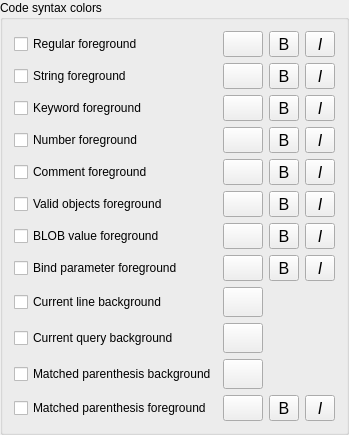
            <widget class="QGroupBox" name="commonCodeColorsGroup">
             <property name="sizePolicy">
              <sizepolicy hsizetype="Preferred" vsizetype="Expanding">
               <horstretch>0</horstretch>
               <verstretch>0</verstretch>
              </sizepolicy>
             </property>
             <property name="title">
              <string>Code syntax colors</string>
             </property>
             <layout class="QGridLayout" name="gridLayout_3" rowminimumheight="0,0,0,0,0,0,0,0,0,0,0,0,0,0,0,0,0,0,0,0,0,0" columnminimumwidth="0,0,30,30">
              <item row="0" column="0">
               <widget class="QCheckBox" name="regularFgCheck">
                <property name="text">
                 <string>Regular foreground</string>
                </property>
                <property name="cfg" stdset="0">
                 <string notr="true">Colors.SyntaxForegroundCustom</string>
                </property>
               </widget>
              </item>
              <item row="0" column="1">
               <widget class="ColorButton" name="regularFgBtn">
                <property name="sizePolicy">
                 <sizepolicy hsizetype="Minimum" vsizetype="Preferred">
                  <horstretch>0</horstretch>
                  <verstretch>0</verstretch>
                 </sizepolicy>
                </property>
                <property name="maximumSize">
                 <size>
                  <width>50</width>
                  <height>16777215</height>
                 </size>
                </property>
                <property name="text">
                 <string notr="true"/>
                </property>
                <property name="cfg" stdset="0">
                 <string notr="true">Colors.SyntaxForeground</string>
                </property>
               </widget>
              </item>
              <item row="0" column="2">
               <widget class="BoolToolButton" name="regularBoldBtn">
                <property name="sizePolicy">
                 <sizepolicy hsizetype="Preferred" vsizetype="Preferred">
                  <horstretch>0</horstretch>
                  <verstretch>0</verstretch>
                 </sizepolicy>
                </property>
                <property name="font">
                 <font>
                  <pointsize>12</pointsize>
                 </font>
                </property>
                <property name="text">
                 <string>B</string>
                </property>
                <property name="checkable">
                 <bool>true</bool>
                </property>
                <property name="cfg" stdset="0">
                 <string notr="true">Colors.SyntaxForegroundBold</string>
                </property>
               </widget>
              </item>
              <item row="0" column="3">
               <widget class="BoolToolButton" name="regularItalicBtn">
                <property name="sizePolicy">
                 <sizepolicy hsizetype="Preferred" vsizetype="Preferred">
                  <horstretch>0</horstretch>
                  <verstretch>0</verstretch>
                 </sizepolicy>
                </property>
                <property name="font">
                 <font>
                  <pointsize>12</pointsize>
                  <italic>true</italic>
                 </font>
                </property>
                <property name="text">
                 <string>I</string>
                </property>
                <property name="checkable">
                 <bool>true</bool>
                </property>
                <property name="cfg" stdset="0">
                 <string notr="true">Colors.SyntaxForegroundItalic</string>
                </property>
               </widget>
              </item>
              <item row="1" column="0">
               <widget class="QCheckBox" name="stringFgCheck">
                <property name="text">
                 <string>String foreground</string>
                </property>
                <property name="cfg" stdset="0">
                 <string notr="true">Colors.SyntaxStringFgCustom</string>
                </property>
               </widget>
              </item>
              <item row="1" column="1">
               <widget class="ColorButton" name="stringFgBtn">
                <property name="sizePolicy">
                 <sizepolicy hsizetype="Minimum" vsizetype="Preferred">
                  <horstretch>0</horstretch>
                  <verstretch>0</verstretch>
                 </sizepolicy>
                </property>
                <property name="maximumSize">
                 <size>
                  <width>50</width>
                  <height>16777215</height>
                 </size>
                </property>
                <property name="text">
                 <string notr="true"/>
                </property>
                <property name="cfg" stdset="0">
                 <string notr="true">Colors.SyntaxStringFg</string>
                </property>
               </widget>
              </item>
              <item row="1" column="2">
               <widget class="BoolToolButton" name="stringFgBoldBtn">
                <property name="sizePolicy">
                 <sizepolicy hsizetype="Preferred" vsizetype="Preferred">
                  <horstretch>0</horstretch>
                  <verstretch>0</verstretch>
                 </sizepolicy>
                </property>
                <property name="font">
                 <font>
                  <pointsize>12</pointsize>
                 </font>
                </property>
                <property name="text">
                 <string>B</string>
                </property>
                <property name="checkable">
                 <bool>true</bool>
                </property>
                <property name="cfg" stdset="0">
                 <string notr="true">Colors.SyntaxStringFgBold</string>
                </property>
               </widget>
              </item>
              <item row="1" column="3">
               <widget class="BoolToolButton" name="stringFgItalicBtn">
                <property name="sizePolicy">
                 <sizepolicy hsizetype="Preferred" vsizetype="Preferred">
                  <horstretch>0</horstretch>
                  <verstretch>0</verstretch>
                 </sizepolicy>
                </property>
                <property name="font">
                 <font>
                  <pointsize>12</pointsize>
                  <italic>true</italic>
                 </font>
                </property>
                <property name="text">
                 <string>I</string>
                </property>
                <property name="checkable">
                 <bool>true</bool>
                </property>
                <property name="cfg" stdset="0">
                 <string notr="true">Colors.SyntaxStringFgItalic</string>
                </property>
               </widget>
              </item>
              <item row="3" column="0">
               <widget class="QCheckBox" name="keywordFgCheck">
                <property name="text">
                 <string>Keyword foreground</string>
                </property>
                <property name="cfg" stdset="0">
                 <string notr="true">Colors.SyntaxKeywordFgCustom</string>
                </property>
               </widget>
              </item>
              <item row="3" column="1">
               <widget class="ColorButton" name="keywordFgBtn">
                <property name="sizePolicy">
                 <sizepolicy hsizetype="Minimum" vsizetype="Preferred">
                  <horstretch>0</horstretch>
                  <verstretch>0</verstretch>
                 </sizepolicy>
                </property>
                <property name="maximumSize">
                 <size>
                  <width>50</width>
                  <height>16777215</height>
                 </size>
                </property>
                <property name="text">
                 <string notr="true"/>
                </property>
                <property name="cfg" stdset="0">
                 <string notr="true">Colors.SyntaxKeywordFg</string>
                </property>
               </widget>
              </item>
              <item row="3" column="2">
               <widget class="BoolToolButton" name="keywordFgBoldBtn">
                <property name="sizePolicy">
                 <sizepolicy hsizetype="Preferred" vsizetype="Preferred">
                  <horstretch>0</horstretch>
                  <verstretch>0</verstretch>
                 </sizepolicy>
                </property>
                <property name="font">
                 <font>
                  <pointsize>12</pointsize>
                 </font>
                </property>
                <property name="text">
                 <string>B</string>
                </property>
                <property name="checkable">
                 <bool>true</bool>
                </property>
                <property name="cfg" stdset="0">
                 <string notr="true">Colors.SyntaxKeywordFgBold</string>
                </property>
               </widget>
              </item>
              <item row="3" column="3">
               <widget class="BoolToolButton" name="keywordFgItalicBtn">
                <property name="sizePolicy">
                 <sizepolicy hsizetype="Preferred" vsizetype="Preferred">
                  <horstretch>0</horstretch>
                  <verstretch>0</verstretch>
                 </sizepolicy>
                </property>
                <property name="font">
                 <font>
                  <pointsize>12</pointsize>
                  <italic>true</italic>
                 </font>
                </property>
                <property name="text">
                 <string>I</string>
                </property>
                <property name="checkable">
                 <bool>true</bool>
                </property>
                <property name="cfg" stdset="0">
                 <string notr="true">Colors.SyntaxKeywordFgItalic</string>
                </property>
               </widget>
              </item>
              <item row="5" column="0">
               <widget class="QCheckBox" name="numberFgCheck">
                <property name="text">
                 <string>Number foreground</string>
                </property>
                <property name="cfg" stdset="0">
                 <string notr="true">Colors.SyntaxNumberFgCustom</string>
                </property>
               </widget>
              </item>
              <item row="5" column="1">
               <widget class="ColorButton" name="numberFgBtn">
                <property name="sizePolicy">
                 <sizepolicy hsizetype="Minimum" vsizetype="Preferred">
                  <horstretch>0</horstretch>
                  <verstretch>0</verstretch>
                 </sizepolicy>
                </property>
                <property name="maximumSize">
                 <size>
                  <width>50</width>
                  <height>16777215</height>
                 </size>
                </property>
                <property name="text">
                 <string notr="true"/>
                </property>
                <property name="cfg" stdset="0">
                 <string notr="true">Colors.SyntaxNumberFg</string>
                </property>
               </widget>
              </item>
              <item row="5" column="2">
               <widget class="BoolToolButton" name="numberFgBoldBtn">
                <property name="sizePolicy">
                 <sizepolicy hsizetype="Preferred" vsizetype="Preferred">
                  <horstretch>0</horstretch>
                  <verstretch>0</verstretch>
                 </sizepolicy>
                </property>
                <property name="font">
                 <font>
                  <pointsize>12</pointsize>
                 </font>
                </property>
                <property name="text">
                 <string>B</string>
                </property>
                <property name="checkable">
                 <bool>true</bool>
                </property>
                <property name="cfg" stdset="0">
                 <string notr="true">Colors.SyntaxNumberFgBold</string>
                </property>
               </widget>
              </item>
              <item row="5" column="3">
               <widget class="BoolToolButton" name="numberFgItalicBtn">
                <property name="sizePolicy">
                 <sizepolicy hsizetype="Preferred" vsizetype="Preferred">
                  <horstretch>0</horstretch>
                  <verstretch>0</verstretch>
                 </sizepolicy>
                </property>
                <property name="font">
                 <font>
                  <pointsize>12</pointsize>
                  <italic>true</italic>
                 </font>
                </property>
                <property name="text">
                 <string>I</string>
                </property>
                <property name="checkable">
                 <bool>true</bool>
                </property>
                <property name="cfg" stdset="0">
                 <string notr="true">Colors.SyntaxNumberFgItalic</string>
                </property>
               </widget>
              </item>
              <item row="7" column="0">
               <widget class="QCheckBox" name="commentFgCheck">
                <property name="text">
                 <string>Comment foreground</string>
                </property>
                <property name="cfg" stdset="0">
                 <string notr="true">Colors.SyntaxCommentFgCustom</string>
                </property>
               </widget>
              </item>
              <item row="7" column="1">
               <widget class="ColorButton" name="commentFgBtn">
                <property name="sizePolicy">
                 <sizepolicy hsizetype="Minimum" vsizetype="Preferred">
                  <horstretch>0</horstretch>
                  <verstretch>0</verstretch>
                 </sizepolicy>
                </property>
                <property name="maximumSize">
                 <size>
                  <width>50</width>
                  <height>16777215</height>
                 </size>
                </property>
                <property name="text">
                 <string notr="true"/>
                </property>
                <property name="cfg" stdset="0">
                 <string notr="true">Colors.SyntaxCommentFg</string>
                </property>
               </widget>
              </item>
              <item row="7" column="2">
               <widget class="BoolToolButton" name="commentFgBoldBtn">
                <property name="sizePolicy">
                 <sizepolicy hsizetype="Preferred" vsizetype="Preferred">
                  <horstretch>0</horstretch>
                  <verstretch>0</verstretch>
                 </sizepolicy>
                </property>
                <property name="font">
                 <font>
                  <pointsize>12</pointsize>
                 </font>
                </property>
                <property name="text">
                 <string>B</string>
                </property>
                <property name="checkable">
                 <bool>true</bool>
                </property>
                <property name="cfg" stdset="0">
                 <string notr="true">Colors.SyntaxCommentFgBold</string>
                </property>
               </widget>
              </item>
              <item row="7" column="3">
               <widget class="BoolToolButton" name="commentFgItalicBtn">
                <property name="sizePolicy">
                 <sizepolicy hsizetype="Preferred" vsizetype="Preferred">
                  <horstretch>0</horstretch>
                  <verstretch>0</verstretch>
                 </sizepolicy>
                </property>
                <property name="font">
                 <font>
                  <pointsize>12</pointsize>
                  <italic>true</italic>
                 </font>
                </property>
                <property name="text">
                 <string>I</string>
                </property>
                <property name="checkable">
                 <bool>true</bool>
                </property>
                <property name="cfg" stdset="0">
                 <string notr="true">Colors.SyntaxCommentFgItalic</string>
                </property>
               </widget>
              </item>
              <item row="9" column="0">
               <widget class="QCheckBox" name="validObjectsFkCheck">
                <property name="text">
                 <string>Valid objects foreground</string>
                </property>
                <property name="cfg" stdset="0">
                 <string notr="true">Colors.SyntaxValidObjectCustom</string>
                </property>
               </widget>
              </item>
              <item row="9" column="1">
               <widget class="ColorButton" name="validObjectsFgBtn">
                <property name="sizePolicy">
                 <sizepolicy hsizetype="Minimum" vsizetype="Preferred">
                  <horstretch>0</horstretch>
                  <verstretch>0</verstretch>
                 </sizepolicy>
                </property>
                <property name="maximumSize">
                 <size>
                  <width>50</width>
                  <height>16777215</height>
                 </size>
                </property>
                <property name="text">
                 <string notr="true"/>
                </property>
                <property name="cfg" stdset="0">
                 <string notr="true">Colors.SyntaxValidObject</string>
                </property>
               </widget>
              </item>
              <item row="9" column="2">
               <widget class="BoolToolButton" name="validObjectsFgBoldBtn">
                <property name="sizePolicy">
                 <sizepolicy hsizetype="Preferred" vsizetype="Preferred">
                  <horstretch>0</horstretch>
                  <verstretch>0</verstretch>
                 </sizepolicy>
                </property>
                <property name="font">
                 <font>
                  <pointsize>12</pointsize>
                 </font>
                </property>
                <property name="text">
                 <string>B</string>
                </property>
                <property name="checkable">
                 <bool>true</bool>
                </property>
                <property name="cfg" stdset="0">
                 <string notr="true">Colors.SyntaxValidObjectBold</string>
                </property>
               </widget>
              </item>
              <item row="9" column="3">
               <widget class="BoolToolButton" name="validObjectsFgItalicBtn">
                <property name="sizePolicy">
                 <sizepolicy hsizetype="Preferred" vsizetype="Preferred">
                  <horstretch>0</horstretch>
                  <verstretch>0</verstretch>
                 </sizepolicy>
                </property>
                <property name="font">
                 <font>
                  <pointsize>12</pointsize>
                  <italic>true</italic>
                 </font>
                </property>
                <property name="text">
                 <string>I</string>
                </property>
                <property name="checkable">
                 <bool>true</bool>
                </property>
                <property name="cfg" stdset="0">
                 <string notr="true">Colors.SyntaxValidObjectItalic</string>
                </property>
               </widget>
              </item>
              <item row="11" column="0">
               <widget class="QCheckBox" name="blobFgCheck">
                <property name="text">
                 <string>BLOB value foreground</string>
                </property>
                <property name="cfg" stdset="0">
                 <string notr="true">Colors.SyntaxBlobFgCustom</string>
                </property>
               </widget>
              </item>
              <item row="11" column="1">
               <widget class="ColorButton" name="blobFgBtn">
                <property name="sizePolicy">
                 <sizepolicy hsizetype="Minimum" vsizetype="Preferred">
                  <horstretch>0</horstretch>
                  <verstretch>0</verstretch>
                 </sizepolicy>
                </property>
                <property name="maximumSize">
                 <size>
                  <width>50</width>
                  <height>16777215</height>
                 </size>
                </property>
                <property name="text">
                 <string notr="true"/>
                </property>
                <property name="cfg" stdset="0">
                 <string notr="true">Colors.SyntaxBlobFg</string>
                </property>
               </widget>
              </item>
              <item row="11" column="2">
               <widget class="BoolToolButton" name="blobFgBoldBtn">
                <property name="sizePolicy">
                 <sizepolicy hsizetype="Preferred" vsizetype="Preferred">
                  <horstretch>0</horstretch>
                  <verstretch>0</verstretch>
                 </sizepolicy>
                </property>
                <property name="font">
                 <font>
                  <pointsize>12</pointsize>
                 </font>
                </property>
                <property name="text">
                 <string>B</string>
                </property>
                <property name="checkable">
                 <bool>true</bool>
                </property>
                <property name="cfg" stdset="0">
                 <string notr="true">Colors.SyntaxBlobFgBold</string>
                </property>
               </widget>
              </item>
              <item row="11" column="3">
               <widget class="BoolToolButton" name="blobFgItalicBtn">
                <property name="sizePolicy">
                 <sizepolicy hsizetype="Preferred" vsizetype="Preferred">
                  <horstretch>0</horstretch>
                  <verstretch>0</verstretch>
                 </sizepolicy>
                </property>
                <property name="font">
                 <font>
                  <pointsize>12</pointsize>
                  <italic>true</italic>
                 </font>
                </property>
                <property name="text">
                 <string>I</string>
                </property>
                <property name="checkable">
                 <bool>true</bool>
                </property>
                <property name="cfg" stdset="0">
                 <string notr="true">Colors.SyntaxBlobFgItalic</string>
                </property>
               </widget>
              </item>
              <item row="13" column="0">
               <widget class="QCheckBox" name="bindParamFgCheck">
                <property name="text">
                 <string>Bind parameter foreground</string>
                </property>
                <property name="cfg" stdset="0">
                 <string notr="true">Colors.SyntaxBindParamFgCustom</string>
                </property>
               </widget>
              </item>
              <item row="13" column="1">
               <widget class="ColorButton" name="bindParamFgBtn">
                <property name="sizePolicy">
                 <sizepolicy hsizetype="Minimum" vsizetype="Preferred">
                  <horstretch>0</horstretch>
                  <verstretch>0</verstretch>
                 </sizepolicy>
                </property>
                <property name="maximumSize">
                 <size>
                  <width>50</width>
                  <height>16777215</height>
                 </size>
                </property>
                <property name="text">
                 <string notr="true"/>
                </property>
                <property name="cfg" stdset="0">
                 <string notr="true">Colors.SyntaxBindParamFg</string>
                </property>
               </widget>
              </item>
              <item row="13" column="2">
               <widget class="BoolToolButton" name="bindParamFgBoldBtn">
                <property name="sizePolicy">
                 <sizepolicy hsizetype="Preferred" vsizetype="Preferred">
                  <horstretch>0</horstretch>
                  <verstretch>0</verstretch>
                 </sizepolicy>
                </property>
                <property name="font">
                 <font>
                  <pointsize>12</pointsize>
                 </font>
                </property>
                <property name="text">
                 <string>B</string>
                </property>
                <property name="checkable">
                 <bool>true</bool>
                </property>
                <property name="cfg" stdset="0">
                 <string notr="true">Colors.SyntaxBindParamFgBold</string>
                </property>
               </widget>
              </item>
              <item row="13" column="3">
               <widget class="BoolToolButton" name="bindParamFgItalicBtn">
                <property name="sizePolicy">
                 <sizepolicy hsizetype="Preferred" vsizetype="Preferred">
                  <horstretch>0</horstretch>
                  <verstretch>0</verstretch>
                 </sizepolicy>
                </property>
                <property name="font">
                 <font>
                  <pointsize>12</pointsize>
                  <italic>true</italic>
                 </font>
                </property>
                <property name="text">
                 <string>I</string>
                </property>
                <property name="checkable">
                 <bool>true</bool>
                </property>
                <property name="cfg" stdset="0">
                 <string notr="true">Colors.SyntaxBindParamFgItalic</string>
                </property>
               </widget>
              </item>
              <item row="15" column="0">
               <widget class="QCheckBox" name="currLineBgCheck">
                <property name="text">
                 <string>Current line background</string>
                </property>
                <property name="cfg" stdset="0">
                 <string notr="true">Colors.SyntaxCurrentLineBgCustom</string>
                </property>
               </widget>
              </item>
              <item row="15" column="1">
               <widget class="ColorButton" name="currLineBgBtn">
                <property name="sizePolicy">
                 <sizepolicy hsizetype="Minimum" vsizetype="Preferred">
                  <horstretch>0</horstretch>
                  <verstretch>0</verstretch>
                 </sizepolicy>
                </property>
                <property name="minimumSize">
                 <size>
                  <width>0</width>
                  <height>30</height>
                 </size>
                </property>
                <property name="maximumSize">
                 <size>
                  <width>50</width>
                  <height>16777215</height>
                 </size>
                </property>
                <property name="text">
                 <string notr="true"/>
                </property>
                <property name="cfg" stdset="0">
                 <string notr="true">Colors.SyntaxCurrentLineBg</string>
                </property>
               </widget>
              </item>
              <item row="17" column="0">
               <widget class="QCheckBox" name="currQueryBgCheck">
                <property name="text">
                 <string>Current query background</string>
                </property>
                <property name="cfg" stdset="0">
                 <string notr="true">Colors.SyntaxCurrentQueryBgCustom</string>
                </property>
               </widget>
              </item>
              <item row="17" column="1">
               <widget class="ColorButton" name="currQueryBgBtn">
                <property name="sizePolicy">
                 <sizepolicy hsizetype="Minimum" vsizetype="Preferred">
                  <horstretch>0</horstretch>
                  <verstretch>0</verstretch>
                 </sizepolicy>
                </property>
                <property name="minimumSize">
                 <size>
                  <width>0</width>
                  <height>30</height>
                 </size>
                </property>
                <property name="maximumSize">
                 <size>
                  <width>50</width>
                  <height>16777215</height>
                 </size>
                </property>
                <property name="toolTip">
                 <string>&lt;html&gt;&lt;head/&gt;&lt;body&gt;&lt;p&gt;You can disable current query highlighting entirely on the General settings page.&lt;/p&gt;&lt;/body&gt;&lt;/html&gt;</string>
                </property>
                <property name="text">
                 <string notr="true"/>
                </property>
                <property name="cfg" stdset="0">
                 <string notr="true">Colors.SyntaxCurrentQueryBg</string>
                </property>
               </widget>
              </item>
              <item row="19" column="0">
               <widget class="QCheckBox" name="matchedParBgCheck">
                <property name="text">
                 <string>Matched parenthesis background</string>
                </property>
                <property name="cfg" stdset="0">
                 <string notr="true">Colors.SyntaxParenthesisBgCustom</string>
                </property>
               </widget>
              </item>
              <item row="19" column="1">
               <widget class="ColorButton" name="matchedParBgBtn">
                <property name="sizePolicy">
                 <sizepolicy hsizetype="Minimum" vsizetype="Preferred">
                  <horstretch>0</horstretch>
                  <verstretch>0</verstretch>
                 </sizepolicy>
                </property>
                <property name="minimumSize">
                 <size>
                  <width>0</width>
                  <height>30</height>
                 </size>
                </property>
                <property name="maximumSize">
                 <size>
                  <width>50</width>
                  <height>16777215</height>
                 </size>
                </property>
                <property name="text">
                 <string notr="true"/>
                </property>
                <property name="cfg" stdset="0">
                 <string notr="true">Colors.SyntaxParenthesisBg</string>
                </property>
               </widget>
              </item>
              <item row="21" column="0">
               <widget class="QCheckBox" name="matchedParFgCheck">
                <property name="text">
                 <string>Matched parenthesis foreground</string>
                </property>
                <property name="cfg" stdset="0">
                 <string notr="true">Colors.SyntaxParenthesisFgCustom</string>
                </property>
               </widget>
              </item>
              <item row="21" column="1">
               <widget class="ColorButton" name="matchedParFgBtn">
                <property name="sizePolicy">
                 <sizepolicy hsizetype="Minimum" vsizetype="Preferred">
                  <horstretch>0</horstretch>
                  <verstretch>0</verstretch>
                 </sizepolicy>
                </property>
                <property name="text">
                 <string notr="true"/>
                </property>
                <property name="cfg" stdset="0">
                 <string notr="true">Colors.SyntaxParenthesisFg</string>
                </property>
               </widget>
              </item>
              <item row="21" column="2">
               <widget class="BoolToolButton" name="matchedParFgBoldBtn">
                <property name="sizePolicy">
                 <sizepolicy hsizetype="Preferred" vsizetype="Preferred">
                  <horstretch>0</horstretch>
                  <verstretch>0</verstretch>
                 </sizepolicy>
                </property>
                <property name="font">
                 <font>
                  <pointsize>12</pointsize>
                 </font>
                </property>
                <property name="text">
                 <string>B</string>
                </property>
                <property name="checkable">
                 <bool>true</bool>
                </property>
                <property name="cfg" stdset="0">
                 <string notr="true">Colors.SyntaxParenthesisFgBold</string>
                </property>
               </widget>
              </item>
              <item row="21" column="3">
               <widget class="BoolToolButton" name="matchedParFgItalicBtn">
                <property name="sizePolicy">
                 <sizepolicy hsizetype="Preferred" vsizetype="Preferred">
                  <horstretch>0</horstretch>
                  <verstretch>0</verstretch>
                 </sizepolicy>
                </property>
                <property name="font">
                 <font>
                  <pointsize>12</pointsize>
                  <italic>true</italic>
                 </font>
                </property>
                <property name="text">
                 <string>I</string>
                </property>
                <property name="checkable">
                 <bool>true</bool>
                </property>
                <property name="cfg" stdset="0">
                 <string notr="true">Colors.SyntaxParenthesisFgItalic</string>
                </property>
               </widget>
              </item>
             </layout>
            </widget>
